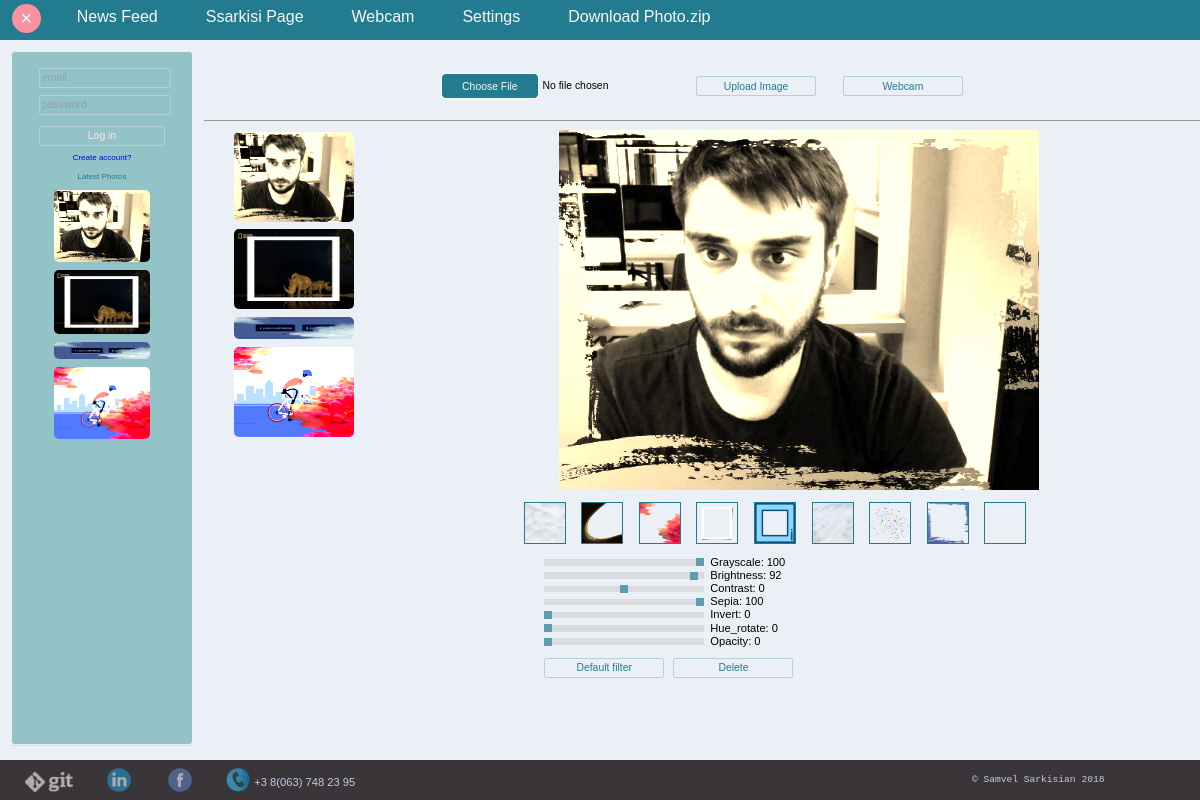
Screenshot of /upload.php?up=1&img_name=5b76ba7179dff.png (signed in) with the database file from the repository.
### tables this page shows
CREATE TABLE IF NOT EXISTS `user` (
    id INT NOT NULL AUTO_INCREMENT,
    name VARCHAR(250),
    password VARCHAR(1000),
    email VARCHAR(250),
    login_status ENUM('0', '1') DEFAULT '0',
    send_mail INT(1) DEFAULT 1,
    date_log DATETIME DEFAULT CURRENT_TIMESTAMP,
    PRIMARY KEY (id)
   );

CREATE TABLE IF NOT EXISTS `image` (
    id INT NOT NULL AUTO_INCREMENT,
    user_id INT(10),
    value VARCHAR(250),  
    grayscale INT(3),
    brightness INT(3),
    contrast INT(3),
    sepia INT(3),
    invert INT(3),
    hue_rotate INT(3),
    opacity INT(3),
    filter VARCHAR(250),
    description VARCHAR(250),
    date_log DATETIME DEFAULT CURRENT_TIMESTAMP,
    PRIMARY KEY (id),
    FOREIGN KEY (user_id) REFERENCES user(id)
   );

### print.php (called while the page is built, shortened)
<?php
	function get_cookie($name)
	{
		if(isset($_COOKIE[$name])) {
			return ($_COOKIE[$name]);
		}
		return (-1);
	}
?>

### cookie.php (called while the page is built, shortened)
<?php
	function	get_user_id() {
		include_once 'print.php';
		return (get_cookie('user_id'));
	}
	function	get_user_name() {
		include 'config/database.php';
		if (get_user_id() > 0) {
			$sql = "SELECT id, name FROM user WHERE id = ".get_user_id();
			$res = $con->query($sql);
			$row = $res->fetch(PDO::FETCH_ASSOC);
			$name = $row['name'];
			return ($name);
		}
		return 'Guest';
	}
?>

### upload.php (the view, shortened to what this page needs)
<!DOCTYPE html>
<html>
<head>
	<?php
		include 'cookie.php';
	?>
	<link rel="stylesheet" type="text/css" href="css/structure.css">
	<link rel="stylesheet" type="text/css" href="css/navbar.css">
	<link rel="stylesheet" type="text/css" href="css/video.css">
	<link rel="stylesheet" type="text/css" href="css/gallery.css">
	<link rel="stylesheet" type="text/css" href="css/footer.css">
	<link rel="stylesheet" type="text/css" href="css/upload.css">
</head>
<body>
	<?php
		include_once 'print.php';
		include 'ft_gallery.php';
		$files = get_file_name(get_user_id());
	?>
	<div class="header">
		<?php
			include_once 'navbar.php';
		?>
	</div>
	<div class="middle">
		<div class="left">
			<?php include 'login_form.php';	?>
			<div class="popular-img">
				<p class="input-new" style="color: #237b90;">Latest Photos</p>
				<?php
					include 'top_photo.php';
					get_top_photo(2);
				?>
			</div>
		</div>
		<div class="right">
			<div class="upload-form">
				<form action="upload_query.php" method="post" enctype="multipart/form-data">
					<input type="file" class="file" name="file" id="file"  title="Choose a video please">
					<input class="input-submit upload-submit" type="submit" value="Upload Image" name="submit">
					<input class="input-submit upload-submit" type="button" value="Webcam" name="submit" onclick="location.href='video.php'">
				</form>
			</div>
			<hr>
			<div class="right0">
				<div class="right1">
					<?php get_right1_photo($files); ?>
				</div>
				<div class="right2">
					<div id="content">
					<?php get_right2_photo($files, 'canvas', 1);	?>
					</div>
					<div class="filter">
						<form class="filter-type1" method="post" accept-charset="utf-8" name="form1">
							<?php
								if ($handle = opendir('filter')) {
									while (false !== ($file = readdir($handle))) {
										if ($file != "." && $file != ".." && $file != ".DS_Store") {
											echo '/><label for="'.$file.'"><img src="filter/'.$file.'" /></label>';
										}
									}
								}
							?>
							<?php
								$img_v = "";
								if (isset($_GET['img_name']))
									$img_v = $_GET['img_name'];
								$sql = "SELECT id, user_id, value, grayscale, brightness, contrast, sepia, invert, hue_rotate, opacity, filter, description, date_log FROM `image` WHERE value = '".$img_v."'";
								$res = $con->query($sql);
								$row = $res->fetch(PDO::FETCH_ASSOC);
							?>
							<div style="font-size: 1.3vmin; width: 40vmin;  margin: 0 20%; text-align: left;">
								<input class="range" type="range" min="0" max="100" id="grayscale" name="grayscale" oninput="NewStyle()" onchange="saveStyle(1)" value="<?php echo $row['grayscale']; ?>">
								<a class="range-a">Grayscale:</a> <a class="range-a" id="a_grayscale"><?php echo $row['grayscale']; ?></a><br>
								<input class="range" type="range" min="0" max="200" id="brightness" name="brightness" oninput="NewStyle()" onchange="saveStyle(1)" value="<?php echo $row['brightness']; ?>">
								<a class="range-a">Brightness:</a> <a class="range-a" id="a_brightness"><?php echo $row['brightness'] - 100; ?></a><br>
								<input class="range" type="range" min="0" max="200" id="contrast" name="contrast" oninput="NewStyle()" onchange="saveStyle(1)" value="<?php echo $row['contrast']; ?>">
								<a class="range-a">Contrast:</a> <a class="range-a" id="a_contrast"><?php echo $row['contrast'] - 100; ?></a><br>
								<input class="range" type="range" min="0" max="100" id="sepia" name="sepia" oninput="NewStyle()" onchange="saveStyle(1)" value="<?php echo $row['sepia']; ?>">
								<a class="range-a">Sepia:</a> <a class="range-a" id="a_sepia"><?php echo $row['sepia']; ?></a><br>
								<input class="range" type="range" min="0" max="1" id="invert" name="invert" oninput="NewStyle()" onchange="saveStyle(1)" value="<?php echo $row['invert']; ?>">
								<a class="range-a">Invert:</a> <a class="range-a" id="a_invert"><?php echo $row['invert']; ?></a><br>
								<input class="range" type="range" min="0" max="360" id="hue_rotate" name="hue_rotate" oninput="NewStyle()" onchange="saveStyle(1)" value="<?php echo $row['hue_rotate']; ?>">
								<a class="range-a">Hue_rotate:</a> <a class="range-a" id="a_hue_rotate"><?php echo $row['hue_rotate']; ?></a><br>
								<input class="range" type="range" min="0" max="100" id="opacity" name="opacity" oninput="NewStyle()" onchange="saveStyle(1)" value="<?php echo $row['opacity']; ?>">
								<a class="range-a">Opacity:</a> <a class="range-a" id="a_opacity"><?php echo $row['opacity']; ?></a><br>
								<input class="input-submit video-submit" type="button" min="0" max="1" id="default" name="default" onclick="saveStyle(0)" value="Default filter">
								<input class="input-submit video-submit" type="button" id="delete" name="delete" value="Delete">
							</div>
						</form>
					</div>
				</div>
			</div>
		</div>
	</div>
	<div class="footer">
		<?php include 'footer.php'; ?>
	</div>
</body>
</html>

### navbar_login.php
<div class="bar-element" onclick="location.href='upload.php'"><div class="text"><?php echo get_user_name(); ?> Page</div></div>
<div class="bar-element" onclick="location.href='video.php'"><div class="text">Webcam</div></div>
<div class="bar-element" onclick="location.href='settings.php'"><div class="text">Settings</div></div>
<div class="bar-element" onclick="location.href='download_zip.php'"><div class="text">Download Photo.zip</div></div>

### top_photo.php
<?php
	function	get_top_photo($page) {
		include "config/database.php";
		if ($page == 1) {
			$sql = "SELECT t1.image_id, t1.avr, t2.value, t2.grayscale, t2.brightness, t2.contrast, t2.sepia, t2.invert, t2.hue_rotate, t2.opacity
					FROM (SELECT image_id, AVG(value) avr FROM rating GROUP BY image_id) t1
					INNER JOIN image t2 ON t1.image_id = t2.id
					ORDER BY t1.avr DESC, t2.date_log DESC  LIMIT 5";
		}
		else if ($page == 2) {
			$sql = "SELECT value, grayscale, brightness, contrast, sepia, invert, hue_rotate, opacity
					FROM image
					WHERE user_id = ".get_user_id()."
					ORDER BY date_log DESC  LIMIT 5";
		}
		$res = $con->query($sql);
		while ($row = $res->fetch(PDO::FETCH_ASSOC)) {
			$value = 'img/f_' . $row['value'];
			$grayscale = $row['grayscale'];
			$brightness = $row['brightness'];
			$contrast = $row['contrast'];
			$sepia = $row['sepia'];
			$invert = $row['invert'] * 100;
			$hue_rotate = $row['hue_rotate'];
			$opacity = (100 - $row['opacity']) / 100;
			$style = 'style=" width: 12vmin; filter:	grayscale('.$grayscale.'%) brightness('.$brightness.'%) contrast('.$contrast.'%) sepia('.$sepia.'%) invert('.$invert.'%) hue-rotate('.$hue_rotate.'deg) opacity('.$opacity.');"';
			echo '<img class="image" '.$style.' src="'.$value.'?i='.date_format(date_create(), 'YmdHisu').'"><br>';
		}
	}
?>

### ft_gallery.php (shortened to what this page needs)
<?php
	function get_file_name($user_id) {
		include 'config/database.php';
		$i = 0;
		$array = array();
		$gallery_dir = 'img/';
		$sql = "SELECT id, user_id, value, grayscale, brightness, contrast, sepia, invert, hue_rotate, opacity, filter, description, date_log FROM `image` ORDER BY date_log DESC";
		if ($user_id != 0)
			$sql = "SELECT id, user_id, value, grayscale, brightness, contrast, sepia, invert, hue_rotate, opacity, filter, description, date_log FROM `image` WHERE user_id = ".$user_id." ORDER BY date_log DESC";
		$res = $con->query($sql);
		while ($row = $res->fetch(PDO::FETCH_ASSOC)) {
			$array[$i] = array( 'id' => $row['id'],
								'user_id' => $row['user_id'],
								'value' => $gallery_dir . 'f_' . $row['value'],
								'grayscale' => $row['grayscale'],
								'brightness' => $row['brightness'],
								'contrast' => $row['contrast'],
								'sepia' => $row['sepia'],
								'invert' => $row['invert'] * 100,
								'hue_rotate' => $row['hue_rotate'],
								'opacity' => (100 - $row['opacity']) / 100,
								'filter' => $row['filter'],
								'description' => $row['description'],
								'date_log' => $row['date_log'],
								'img_name' => $row['value']);
			$i++;
		}
		return ($array);
	}
	function	get_right1_photo($files) {
		$start = 0;
		$end = count($files);
		while ($start < $end) {
				if (isset($files[$start]['value'])) {
					$v = "'?img_src=".$files[$start]['value']."&img_name=".$files[$start]['img_name']."'";
					$style = 'style="width: 10vw; filter:	grayscale('.$files[$start]['grayscale'].'%) brightness('.$files[$start]['brightness'].'%) contrast('.$files[$start]['contrast'].'%) sepia('.$files[$start]['sepia'].'%) invert('.$files[$start]['invert'].'%) hue-rotate('.$files[$start]['hue_rotate'].'deg) opacity('.$files[$start]['opacity'].');"';
					echo '<img class="image" onclick="location.href='.$v.'" '.$style.' src="'.$files[$start]['value'].'?i='.date_format(date_create(), 'YmdHisu').'"><br>';
				}
				$start++;
			}
	}
	function	get_right2_photo($files, $id, $f) {
		if (isset($_GET['img_src']) && isset($_GET['img_name'])) {
			$s = 0;
			$e = count($files);
			while ($s < $e) {
				if (strcmp($files[$s]['img_name'], $_GET['img_name']) == 0)
					break ;
				$s++;
			}
			list($w, $h) = getimagesize($_GET['img_src']);
			$size = 'width: 60vmin;';
			if ($h > $w)
				$size = 'height: 45vmin;';
			$style = 'style="'.$size.' filter:	grayscale('.$files[$s]['grayscale'].'%) brightness('.$files[$s]['brightness'].'%) contrast('.$files[$s]['contrast'].'%) sepia('.$files[$s]['sepia'].'%) invert('.$files[$s]['invert'].'%) hue-rotate('.$files[$s]['hue_rotate'].'deg) opacity('.$files[$s]['opacity'].');"';
			echo '<img id="'.$id.'" '.$style.' src="'.$_GET['img_src'].'?i='.date_format(date_create(), 'YmdHisu').'">';
			$img_rating_id = get_img_id($_GET['img_src']);
		}
		else {
			$size = 'width: 60vmin;';
			$style = 'style="'.$size.' filter:	grayscale('.$files[0]['grayscale'].'%) brightness('.$files[0]['brightness'].'%) contrast('.$files[0]['contrast'].'%) sepia('.$files[0]['sepia'].'%) invert('.$files[0]['invert'].'%) hue-rotate('.$files[0]['hue_rotate'].'deg) opacity('.$files[0]['opacity'].');"';
			echo '<img id="'.$id.'" '.$style.' src="'.$files[0]['value'].'">';
		}
	}
?>

### rows the page displays
user: name "Ssarkisi"
image: value (picture), grayscale "100", brightness "192", $row['brightness']-100 "92", contrast "100", $row['contrast']-100 "0", sepia "100", invert "0", hue_rotate "0", opacity "0"
image: value (picture)
image: value (picture)
image: value (picture)
